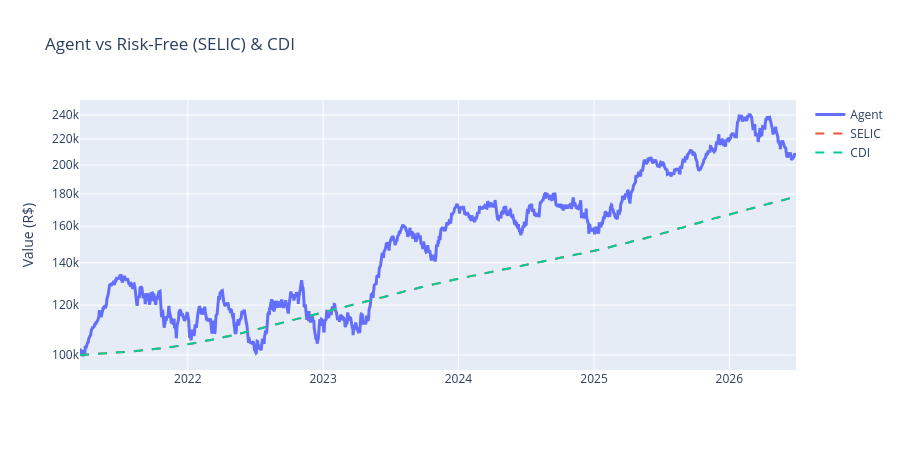

Notebook source saved alongside this figure:
### Markdown cell above
## 2. Agent vs Fixed Income (SELIC / CDI)

SELIC is the risk-free rate; CDI tracks it closely. The gap between the agent and SELIC is the excess return earned for taking equity risk.

### Code cell
fig = go.Figure()
fig.add_trace(go.Scatter(x=dates, y=agent.values, name='Agent', line=dict(width=3)))
for name in ['selic', 'cdi']:
    if name in macro:
        fig.add_trace(go.Scatter(x=dates, y=daily_rate_curve(name).values,
                                 name=name.upper(), line=dict(width=2, dash='dash')))
fig.update_layout(title='Agent vs Risk-Free (SELIC) & CDI',
                  yaxis_type='log', yaxis_title='Value (R$)', height=450)
fig.show()

if 'selic' in macro:
    selic_val = daily_rate_curve('selic')
    n_yrs = len(dates) / 252
    agent_cagr = (agent.iloc[-1] / INITIAL_CAPITAL) ** (1 / n_yrs) - 1
    selic_cagr = (selic_val.iloc[-1] / INITIAL_CAPITAL) ** (1 / n_yrs) - 1
    print(f'Agent CAGR : {agent_cagr:+.1%}')
    print(f'SELIC CAGR : {selic_cagr:+.1%}')
    print(f'Excess (agent - SELIC): {agent_cagr - selic_cagr:+.1%}/yr')

### Figure 1 — Plotly figure (JSON) as saved in the notebook; plotly's stock layout.template omitted (floating-point values rounded to 4 significant figures; data arrays with more than 128 entries replaced by an {"elided": "..."} marker saying what was removed)
{"data": [{"line": {"width": 3}, "name": "Agent", "type": "scatter", "x": {"elided": "1319 str values"}, "y": {"elided": "1319 float values"}}, {"line": {"dash": "dash", "width": 2}, "name": "SELIC", "type": "scatter", "x": {"elided": "1319 str values"}, "y": {"elided": "1319 float values"}}, {"line": {"dash": "dash", "width": 2}, "name": "CDI", "type": "scatter", "x": {"elided": "1319 str values"}, "y": {"elided": "1319 float values"}}], "layout": {"height": 450, "title": {"text": "Agent vs Risk-Free (SELIC) & CDI"}, "yaxis": {"title": {"text": "Value (R$)"}, "type": "log"}}}
